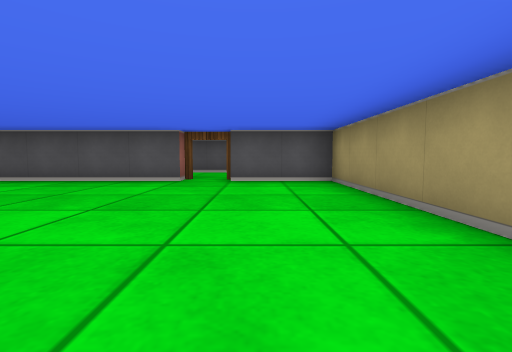
[1] (above)

13 first-person views from a walk through a cub3D maze. The camera is about half as high as the walls, tilts 4° down and sees 85° across. The floor is counted in squares. Each view is taken from the middle of a square. On the plan, view 1 faces up. The plan holds only what a view shows up to about 9 squares ahead; the rest is blank.

[2]
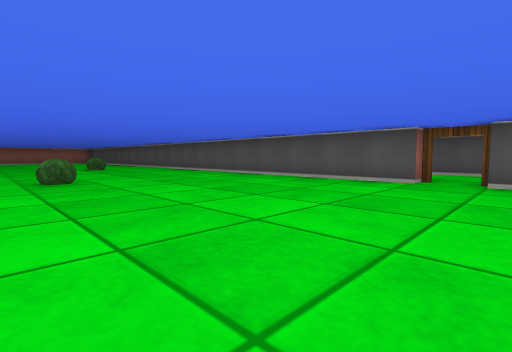

[3]
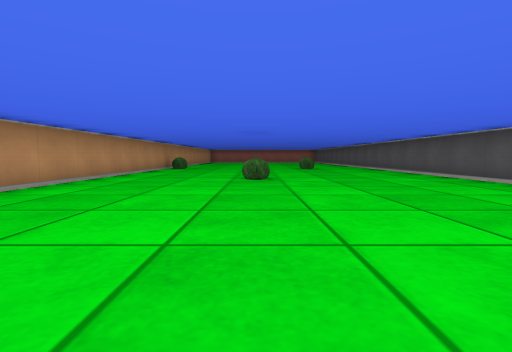

[4]
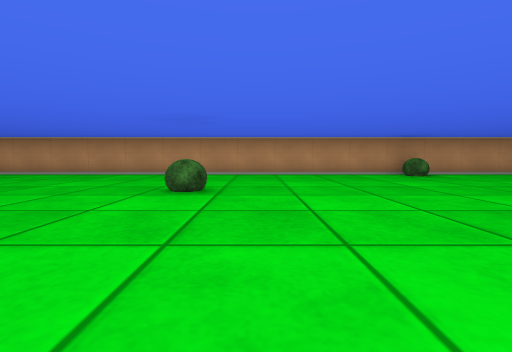

[5]
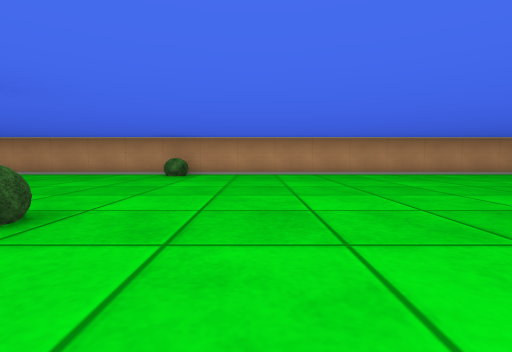

[6]
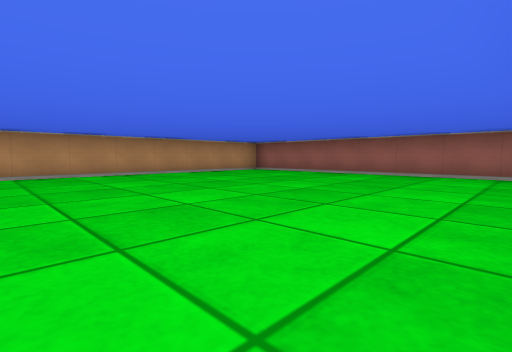

[7]
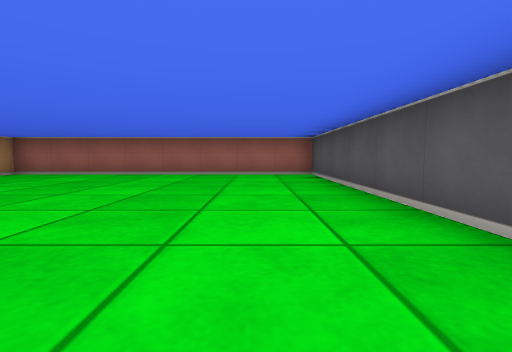

[8]
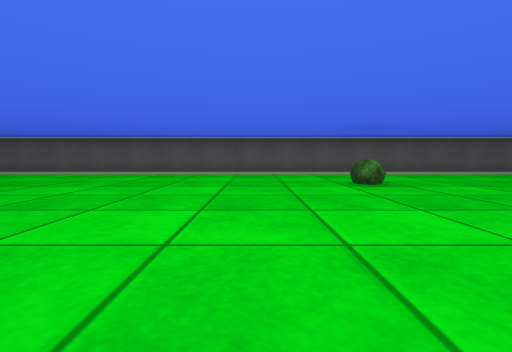

[9]
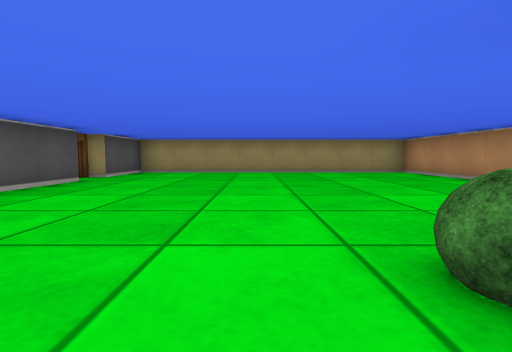

[10]
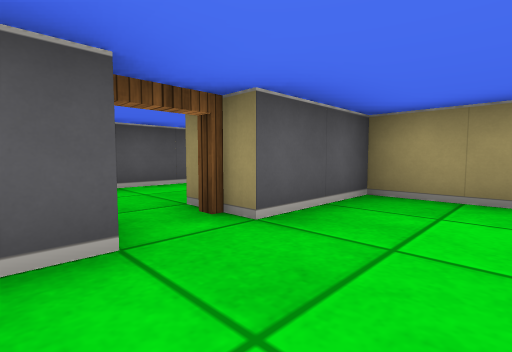

[11]
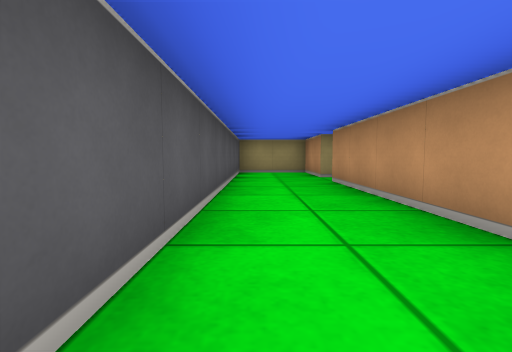

[12]
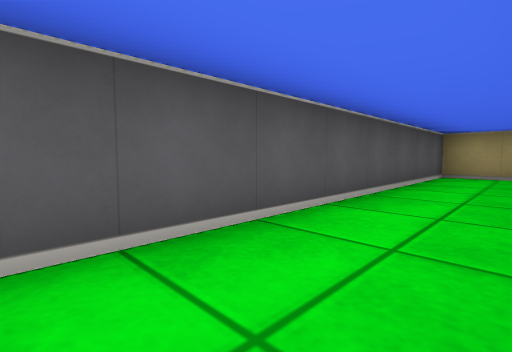

[13]
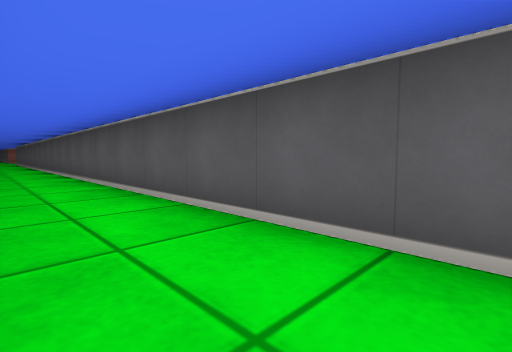

### Floor plan
Points are (right, up) in squares from view 1. A wall is a line through its corners. A room is listed if a view was taken in it or the views show most of it. See-through windows are left out.
Room 1 (views 1, 2, 3, 4, 5, 6, 7, 8, 9, 10)
walls: (-1.5, 5.5) (-21.5, 5.5) (-21.5, -2.5) (1.5, -2.5) (1.5, 5.5) (-0.5, 5.5)
ways out: open door at (-1, 6) to room 2
objects: bush (-11, -2); bush (-11, 3); bush (-6, 1)
Room 2 (views 11, 12, 13)
walls: (-5.5, 6.5) (-1.5, 6.5); (-0.5, 6.5) (1.5, 6.5) (1.5, 8.5) (-14.2, 8.5)
ways out: open door at (-1, 6) to room 1

Positions as (right, up) in squares from view 1, and headings:
1: (0, 0), facing up
2: (0, 0), facing up-left
3: (0, 1), facing left
4: (-7, 5), facing down
5: (-13, 5), facing down
6: (-14, 5), facing down-left
7: (-14, 4), facing left
8: (-13, -2), facing up
9: (-7, 2), facing right
10: (-2, 4), facing up-right
11: (-7, 8), facing right
12: (-6, 7), facing up-right
13: (-3, 7), facing up-left
